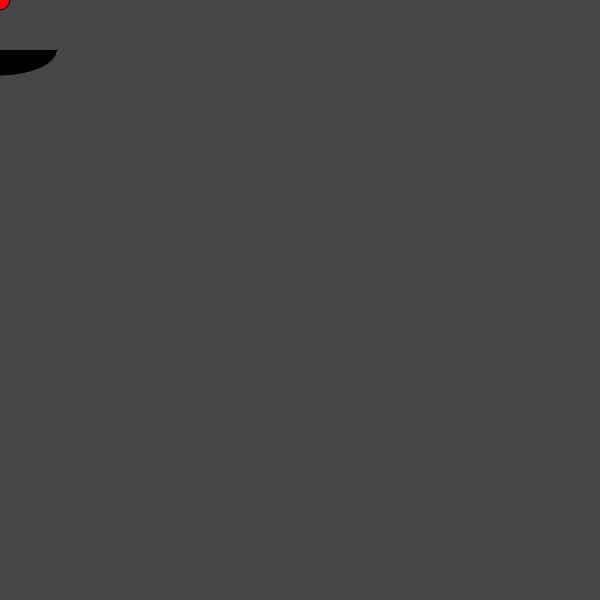
Frame 1 (no input)
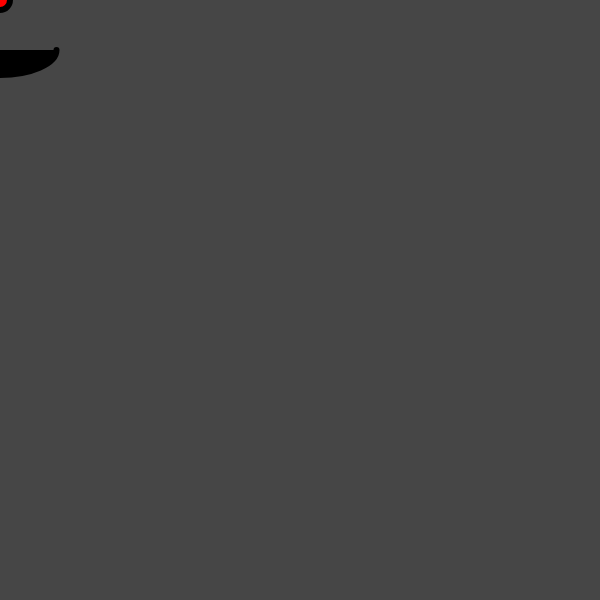
Frame 60 (no input)
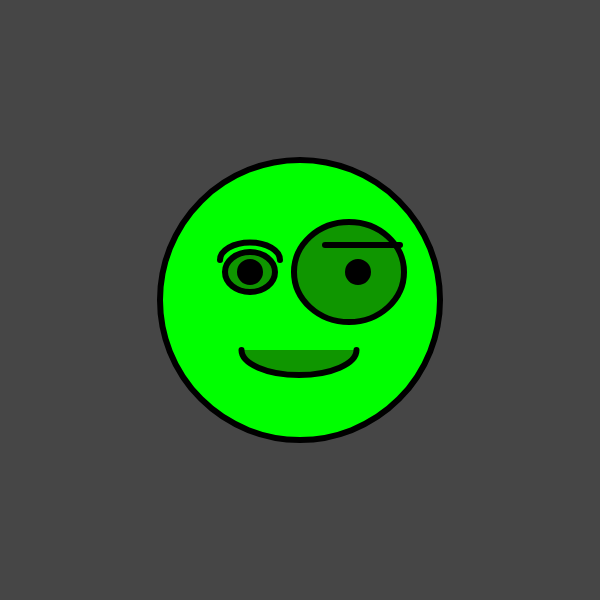
Frame 120 (the mouse pressed at the canvas centre since frame 60)

The p5.js sketch that drew these frames (run headless with seeded random() and noise() and a simulated clock; from frame 60 on, the mouse is pressed at the canvas centre):

// p5.js sketch
// ── sketch.js
function setup() {
  createCanvas(600, 600);// Crea un areade dibuix de 600 píxels
//  quadrats , 600 píxels d'alçada, canvas és àrea de dibuix.
   // Setup és la configuración o caracteristiques del nostre codi.
}

function draw() {// Draw significa dibuixar
//mouseX=300;mouseY=300
  background(70);// Fons de color gris, perqué hi ha un numero entre 0 i 255 i el 0 es negra i el 255 es blanc.
  print("mouseX"+mouseX);
    print("mouseX"+mouseX);
  fill(255-mouseX,mouseY,mouseX-mouseY);// fill significa omplir de color ell que hi ha a de vermellos(R:red), el segon numero és el nivell verdos(G:green) i el tercer numero és elnivell de blavos(B:blue).Podem fer 255 x 255 x 255= 16.700.000 de colors diferents.He de posar el color que vulgis als ull hi ha la cara canviat els 3 numeros, buscant a google colors RGB
  ellipse(mouseX,mouseY,mouseX-20,mouseX-20);//És la cara secera. El primer número segon número significa la posició Y (vertical) del centre de la el·lipse. El tercer número significa l'amplada de la el·lipse en pixels i el quadrat l'alçada de la el·lipse. Sempre els numeros son pixels conntants des de la cantonada  superir esquedrra, és a dir el punt 0,0 es troba diferent que a matematiques(cantonada inferior esquerra)
  fill(mouseX/20,mouseY/2,mouseX-mouseY);
  ellipse(mouseX-50,mouseY-28,50,40);
  ellipse(mouseX+49,mouseY-28,50+mouseX/5,40+mouseY/5);
  arc(mouseX-1,mouseY+50,115,50,0,PI);
  
   fill(0);
  ellipse(mouseX+58,mouseY-28,20,20)
   fill(255,0,0);// El color de la cara
  arc (mouseX-50,mouseY-40,60,35,)
    noFill();// no omplis de color la cella 
  arc(mouseX-50,mouseY-40,60,35,PI,0);// cella esquerra
  strokeWeight(6)
  line(mouseX+25,mouseY-55,mouseX+100,mouseY-55);//
   fill(0)
   ellipse(mouseX-50,mouseY-28,20,20);
}
